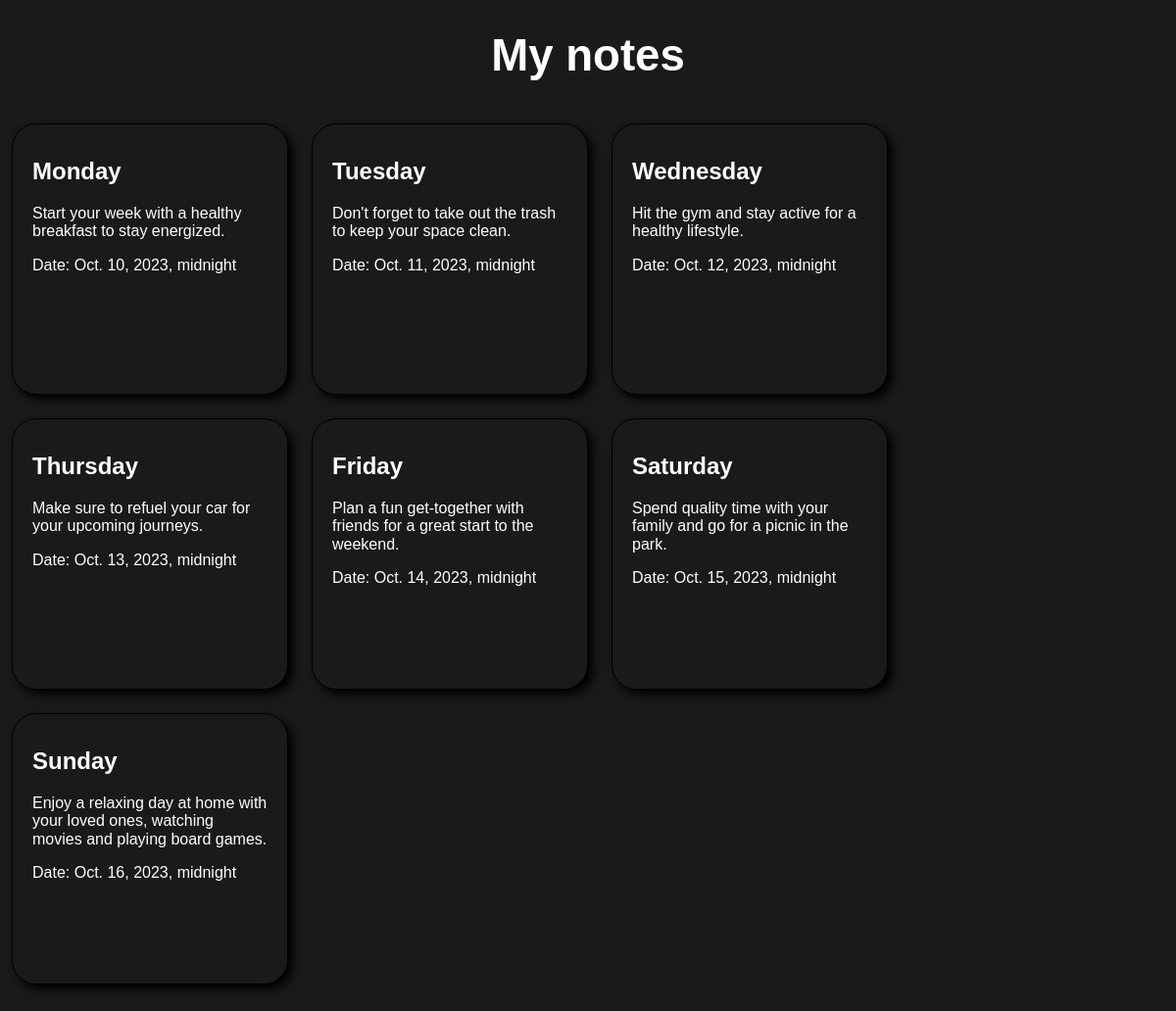
The page / on the database its author committed.
### notes/models.py (models this page shows, shortened)
class Note(models.Model):
    title = models.CharField(max_length=100)
    text = models.TextField()
    reminder = models.DateTimeField(null=True, blank=True)
    category = models.ForeignKey(Category, on_delete=models.CASCADE)

### notes/views.py (the view)
# urls.py: path("", views.show_notes, name="notes_list"),
def show_notes(request):
    notes = Note.objects.all()
    return render(request, "index.html", {"notes": notes})

### templates/index.html (shortened to what this page needs)
{% load static %}
<!DOCTYPE html>
<html lang="en">
<head>
    <link rel="stylesheet" type="text/css" href="{% static 'css/main.css' %}">
    <link rel="stylesheet" href="{% static 'css/normalize.css' %}">
</head>
<body>
    <h1 class="site-description">My notes</h1>
    <ul class="note-ul">
        {% for note in notes %}
        <li class="note-item">
            <div class="note-content">
                <h2 class="note-title">{{ note.title }}</h2>
                <p class="note-text">{{ note.text }}</p>
                <p class="note-date">Date: {{ note.reminder }}</p>
            </div>
        </li>
        {% endfor %}
    </ul>
</body>
</html>

### static/css/main.css (style rules this page uses)
:root { --default-bg-color: #1a1a1a; --hover-bg-color: #876d01; --text-color-dark: #ffffff; --text-color: #ffffff; --shadow-color: #000000; }
* { font-family: "Lucida Sans", "Lucida Sans Regular", "Lucida Grande", "Lucida Sans Unicode", Geneva, Verdana, sans-serif; color: var(--text-color); }
body { background-color: var( --default-bg-color ); }
.site-description { text-align: center; font-size: 3.8vw; color: var(--text-color); }
.note-ul { display: flex; flex-wrap: wrap; padding-left: 0; }
.note-item { width: calc(20%); height: 20vw; list-style: none; background-color: var(--default-bg-color); border-radius: 25px; padding: 15px 20px 20px; border: 1px solid var(--shadow-color); margin: 1vw; box-shadow: 5px 5px 10px var(--shadow-color); overflow: hidden; transition: background-color 2s; }

### rows shown on the page
Note: title "Monday", text "Start your week with a healthy breakfast to stay energized.", reminder "Oct. 10, 2023, midnight"
Note: title "Tuesday", text "Don't forget to take out the trash to keep your space clean.", reminder "Oct. 11, 2023, midnight"
Note: title "Wednesday", text "Hit the gym and stay active for a healthy lifestyle.", reminder "Oct. 12, 2023, midnight"
Note: title "Thursday", text "Make sure to refuel your car for your upcoming journeys.", reminder "Oct. 13, 2023, midnight"
Note: title "Friday", text "Plan a fun get-together with friends for a great start to the weekend.", reminder "Oct. 14, 2023, midnight"
Note: title "Saturday", text "Spend quality time with your family and go for a picnic in the park.", reminder "Oct. 15, 2023, midnight"
Note: title "Sunday", text "Enjoy a relaxing day at home with your loved ones, watching movies and playing board games.", reminder "Oct. 16, 2023, midnight"
